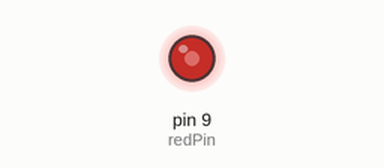
Bench run of a sketch on a simulated Arduino Uno, built with avr-gcc and run on an emulated ATmega328P. On the bench: output pins drawn as LEDs (lit = HIGH).

Above: at 0.1 s.
Timing chart, 0 to 1.6 s (numbered marks = the images above):
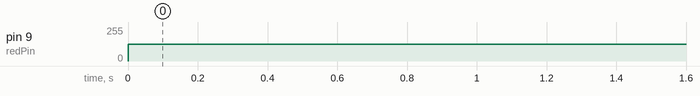

The sketch:

p8.ino
```cpp
// C++ code
// (0-255)
//digitalWrite
//0-0volt and 255-5volts = HIGH
//adjusting brightness of led
int redPin=9;
int bright=127;
void setup()
{
  pinMode(redPin, OUTPUT);
}

void loop()
{
  analogWrite(redPin,bright);


}
```

Measured:
- by itself, pin 9 (redPin): 0/255 → 127/255 at 0.00 s
